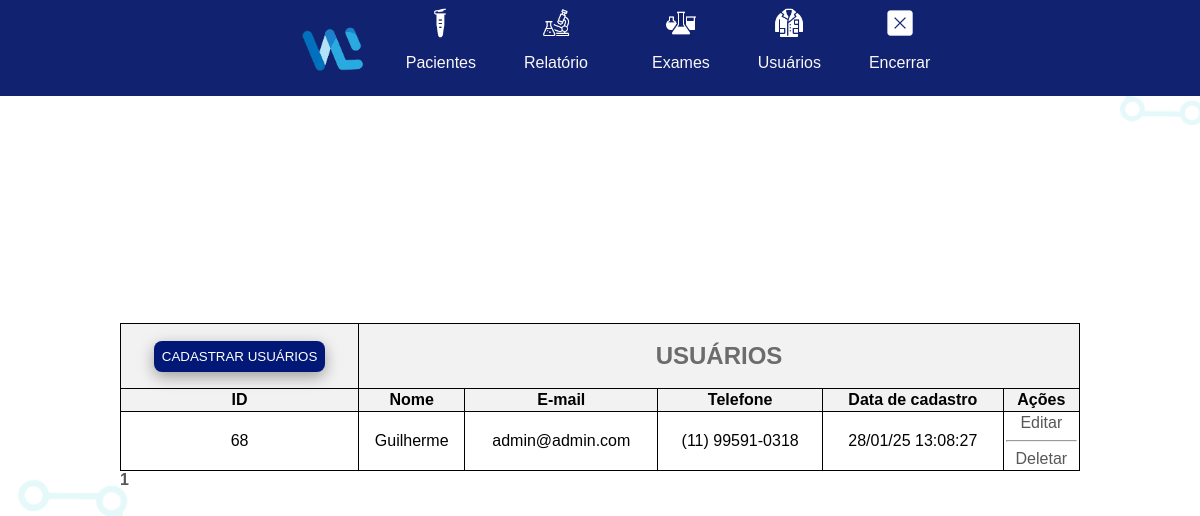
The page /listagem_usuarios.php (signed in) on the database its author committed.
### tables this page shows
CREATE TABLE `clientes` (
  `id` int(11) NOT NULL,
  `nome` varchar(100) NOT NULL,
  `email` varchar(100) NOT NULL,
  `telefone` varchar(15) DEFAULT NULL,
  `nascimento` date DEFAULT NULL,
  `data` datetime NOT NULL DEFAULT current_timestamp(),
  `senha` longtext NOT NULL,
  `unidade` varchar(50) DEFAULT NULL,
  `assinatura` longtext DEFAULT NULL
);

### Control/function.php (called while the page is built, shortened)
<?php
function formatar_telefone($telefone){
    $ddd     = substr ($telefone, 0, 2);
    $parte1  = substr ($telefone, 2, 5);
    $parte2  = substr ($telefone, 7, 8);
    return "($ddd) $parte1-$parte2";
}
?>

### public/listagem_usuarios.php (the view, shortened to what this page needs)
<?php
include('../Control/conexao.php');
include('../Control/function.php');
?>
<!DOCTYPE html>
<html lang="en">
<head>
</head>
<link rel="stylesheet" href="../estilos/style.css">
<link href="https://cdn.jsdelivr.net/npm/@sweetalert2/theme-dark@4/dark.css" rel="stylesheet">
<body>
    <header class="header">
        <nav>
            <ul class="list-header">
                <img class="img-worklab" src="../images/icons/worklab.png">
                <li>
                    <img class="img-icon"src="../images/icons/pacientes.png">
                    <a class="btn" href="listagem_pacientes.php">Pacientes</a>
                </li>
                <li>
                    <img class="img-icon" src="../images/icons/relatorio.png">
                    <a class="btn" href="relatorio_pacientes.php">Relatório</a>
                </li>
                <li>
                    <li>
                        <img class="img-icon" src="../images/icons/exames.png">
                        <a class="btn" href="listagem_exames.php">Exames</a>
                    </li>
                <li>
                    <img class="img-icon"src="../images/icons/usuario.png">
                    <a class="btn" href="listagem_usuarios.php">Usuários</a>
                </li>
                <li>
                    <img class="img-icon" src="../images/icons/encerrar.png">
                    <a class="btn" href="../modules/logout.php">Encerrar</a>
                </li>
            </ul>
        </nav>
    </header>
    <div class="container">
        <div class="container_son">
            <?php
            $usuarios_por_pagina = 6;
            $pagina_atual = isset($_GET['pagina']) ? (int)$_GET['pagina'] : 1;
            $offset = ($pagina_atual - 1) * $usuarios_por_pagina;
            $sql_total_clientes = "SELECT COUNT(*) as total FROM clientes";
            $result_total = $mysqli->query($sql_total_clientes) or die($mysqli->error);
            $total_usuarios = $result_total->fetch_assoc()['total'];
            $total_paginas = ceil($total_usuarios / $usuarios_por_pagina);
            $sql_clientes = "SELECT * FROM clientes LIMIT $offset, $usuarios_por_pagina";
            $query_clientes = $mysqli->query($sql_clientes) or die($mysqli->error);
            $num_clientes = $query_clientes->num_rows;
            ?>
            <div class="container_son">
                <table ID="alter" cellpadding="10">
                    <thead>
                        <th>
                            <button class="btn-cadastro" id="AbrirModal">Cadastrar usuários</button>
                        </th>
                        <th colspan="9">
                            <h1> USUÁRIOS</h1>
                        </th>
                    </thead>
                    <thead>
                        <th>ID</th>
                        <th>Nome</th>
                        <th>E-mail</th>
                        <th>Telefone</th>
                        <th>Data de cadastro</th>
                        <th>Ações</th>
                    </thead>
                    <tbody>
                        <?php
            if($num_clientes == 0) { ?>
                        <tr>
                            <td colspan="7">Nenhum usuário foi encontrado!</td>
                        </tr>
                        <?php
            } else {
                while($cliente = $query_clientes->fetch_assoc()) {
                    $telefone = "Não informado!";
                    if(!empty($cliente['telefone'])){
                        $telefone = formatar_telefone($cliente['telefone']);
                    }
                    $data_cadastro = date("d/m/y H:i:s", strtotime($cliente['data']));
                ?>
                        <tr>
                            <td><?php echo $cliente['id']?> </td>
                            <td><?php echo $cliente['nome']?> </td>
                            <td><?php echo $cliente['email']?> </td>
                            <td><?php echo $telefone; ?> </td>
                            <td><?php echo $data_cadastro;?> </td>
                            <td>
                                <a class="edit" href="editar_usuario.php?id=<?php echo $cliente['id']?>">Editar</a>
                                <hr>
                                <a class="error"
                                    href="../modules/deletar_usuario.php?id=<?php echo $cliente['id']?>">Deletar</a>
                            </td>
                        </tr>
                        <?php
                }
            }
            ?>
                    </tbody>
                </table>
            </div>
            <div class="paginacao">
                <?php for ($i = 1; $i <= $total_paginas; $i++) { ?>
                <a href="?pagina=<?php echo $i; ?>" <?php if ($i == $pagina_atual) echo 'style="font-weight:bold;"'; ?>>
                    <?php echo $i; ?>
                </a>
                <?php } ?>
            </div>
        </div>
    </div>
</body>
</html>

### estilos/style.css (style rules this page uses)
body { margin: 0; padding: 0; font-family: 'Lucida Sans', 'Lucida Sans Regular', 'Lucida Grande', 'Lucida Sans Unicode', Geneva, Verdana, sans-serif; background-image: url(../images/background.png); background-repeat: no-repeat; background-size: cover; background-position: center; }
.header { background-color: #112370; height: 6rem; display: grid; justify-content: center; align-items: center; margin-bottom: 30px; box-shadow: 0 10px 50px 0 rgba(0, 0, 0, 0); }
.list-header { display: flex; justify-content: center; align-items: center; gap: 1rem; list-style: none; height: 1rem; }
.img-icon { width: 30px; height: 30px; }
.list-header li { display: grid; align-items: center; justify-items: center; grid-template-columns: 1fr; height: 5rem; }
.list-header a { text-decoration: none; color: rgb(250, 247, 247); padding: 1rem; }
.btn-cadastro { justify-self: start; padding: 0.5rem; color: white; text-transform: uppercase; border-radius: 0.5rem; border: none; background-color: #021877; box-shadow: rgba(0, 0, 0, 0.35) 0px 5px 15px; cursor: pointer; }
.container { display: grid; align-items: center; justify-content: center; height: 70vh; }
.container_son { width: 120vh; }
.container_son a { text-decoration: none; color: rgb(87, 87, 87); }
table { border-radius: 0.5rem; width: 100%; border-collapse: collapse; }
th, td { border: 1px solid black; padding: 2px; text-align: center; }
th { background-color: #f2f2f2; }
th h1 { font-size: 1.5rem; color: #6d6c6c; }
.img-worklab { width: 80px; height: 80px; }

### rows shown on the page
clientes: id "68", nome "Guilherme", email "admin@admin.com", telefone "(11) 99591-0318", data "28/01/25 13:08:27"
